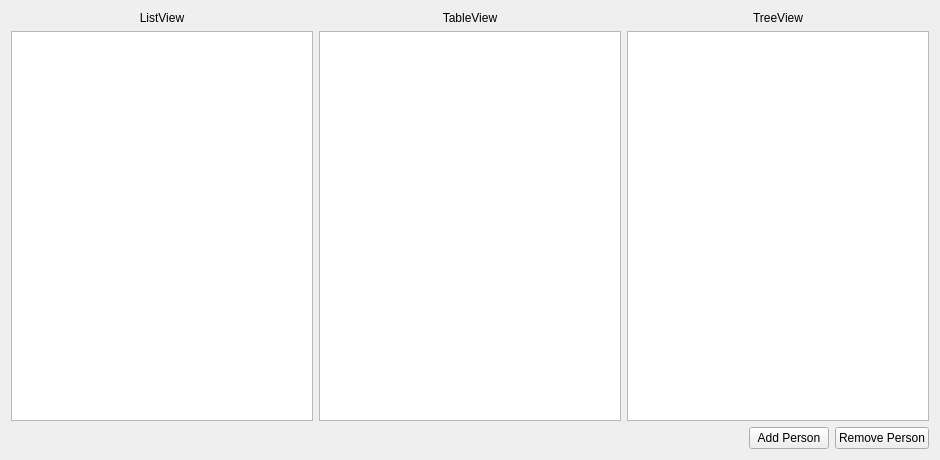
<?xml version="1.0" encoding="UTF-8"?>
<ui version="4.0">
 <class>Widget</class>
 <widget class="QWidget" name="Widget">
  <property name="geometry">
   <rect>
    <x>0</x>
    <y>0</y>
    <width>940</width>
    <height>460</height>
   </rect>
  </property>
  <property name="windowTitle">
   <string>Widget</string>
  </property>
  <layout class="QVBoxLayout" name="verticalLayout">
   <item>
    <layout class="QHBoxLayout" name="horizontalLayout_2">
     <item>
      <widget class="QLabel" name="label">
       <property name="text">
        <string>ListView</string>
       </property>
       <property name="alignment">
        <set>Qt::AlignCenter</set>
       </property>
      </widget>
     </item>
     <item>
      <widget class="QLabel" name="label_2">
       <property name="text">
        <string>TableView</string>
       </property>
       <property name="alignment">
        <set>Qt::AlignCenter</set>
       </property>
      </widget>
     </item>
     <item>
      <widget class="QLabel" name="label_3">
       <property name="text">
        <string>TreeView</string>
       </property>
       <property name="alignment">
        <set>Qt::AlignCenter</set>
       </property>
      </widget>
     </item>
    </layout>
   </item>
   <item>
    <layout class="QHBoxLayout" name="horizontalLayout_3">
     <item>
      <widget class="QListView" name="listView"/>
     </item>
     <item>
      <widget class="QTableView" name="tableView"/>
     </item>
     <item>
      <widget class="QTreeView" name="treeView"/>
     </item>
    </layout>
   </item>
   <item>
    <layout class="QHBoxLayout" name="horizontalLayout">
     <item>
      <spacer name="horizontalSpacer">
       <property name="orientation">
        <enum>Qt::Horizontal</enum>
       </property>
       <property name="sizeHint" stdset="0">
        <size>
         <width>40</width>
         <height>20</height>
        </size>
       </property>
      </spacer>
     </item>
     <item>
      <widget class="QPushButton" name="addPersonButton">
       <property name="text">
        <string>Add Person</string>
       </property>
      </widget>
     </item>
     <item>
      <widget class="QPushButton" name="removePersonButton">
       <property name="text">
        <string>Remove Person</string>
       </property>
      </widget>
     </item>
    </layout>
   </item>
  </layout>
 </widget>
 <layoutdefault spacing="6" margin="11"/>
 <resources/>
 <connections/>
</ui>
